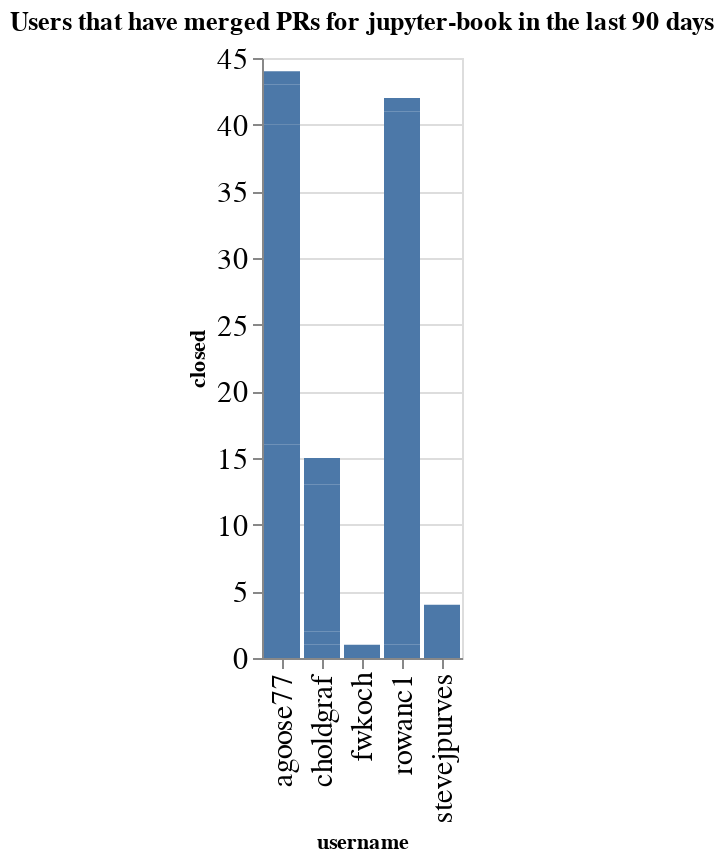

The notebook cell this image was saved under:
### Code cell
charts = []
title = f"Users that have merged PRs for {github_org} in the last {n_days} days"
ch = alt.Chart(data=closed_by_repo.replace(np.nan, 0), title=title).mark_bar().encode(
    x='username',
    y='closed',
)
ch

### Figure 1 — Vega-Lite specification as saved in the notebook (floating-point values rounded to 4 significant figures)
{"config": {"axisLeft": {"labelFontSize": 15}, "axisBottom": {"labelFontSize": 15}}, "data": {"name": "data-966ea6bf9436d2d3b16e06e6e86993f1"}, "mark": {"type": "bar"}, "encoding": {"x": {"field": "username", "type": "nominal"}, "y": {"field": "closed", "type": "quantitative"}}, "title": "Users that have merged PRs for jupyter-book in the last 90 days", "$schema": "https://vega.github.io/schema/vega-lite/v5.20.1.json", "datasets": {"data-966ea6bf9436d2d3b16e06e6e86993f1": [{"name": "blog", "username": "agoose77", "closed": 3}, {"name": "blog", "username": "choldgraf", "closed": 1}, {"name": "jupyter-book", "username": "agoose77", "closed": 12}, {"name": "jupyter-book", "username": "choldgraf", "closed": 1}, {"name": "myst-enhancement-proposals", "username": "agoose77", "closed": 1}, {"name": "myst-enhancement-proposals", "username": "rowanc1", "closed": 1}, {"name": "myst-theme", "username": "agoose77", "closed": 11}, {"name": "myst-theme", "username": "rowanc1", "closed": 20}, {"name": "myst-theme", "username": "stevejpurves", "closed": 3}, {"name": "mystmd", "username": "agoose77", "closed": 13}, {"name": "mystmd", "username": "choldgraf", "closed": 10}, {"name": "mystmd", "username": "fwkoch", "closed": 1}, {"name": "mystmd", "username": "rowanc1", "closed": 20}, {"name": "mystmd", "username": "stevejpurves", "closed": 1}, {"name": "mystmd.org", "username": "agoose77", "closed": 3}, {"name": "mystmd.org", "username": "choldgraf", "closed": 1}, {"name": "mystmd.org", "username": "rowanc1", "closed": 1}, {"name": "team-compass", "username": "agoose77", "closed": 1}, {"name": "team-compass", "username": "choldgraf", "closed": 2}]}}
